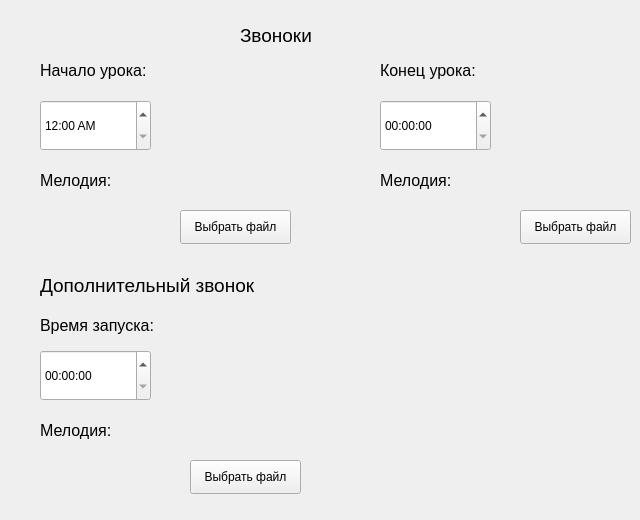
<?xml version="1.0" encoding="UTF-8"?>
<ui version="4.0">
 <class>Form</class>
 <widget class="QWidget" name="Form">
  <property name="geometry">
   <rect>
    <x>0</x>
    <y>0</y>
    <width>640</width>
    <height>520</height>
   </rect>
  </property>
  <property name="windowTitle">
   <string>Урок</string>
  </property>
  <widget class="QLabel" name="label">
   <property name="geometry">
    <rect>
     <x>240</x>
     <y>10</y>
     <width>241</width>
     <height>51</height>
    </rect>
   </property>
   <property name="font">
    <font>
     <pointsize>14</pointsize>
    </font>
   </property>
   <property name="text">
    <string>Звоноки</string>
   </property>
  </widget>
  <widget class="QLabel" name="label_2">
   <property name="geometry">
    <rect>
     <x>40</x>
     <y>50</y>
     <width>131</width>
     <height>41</height>
    </rect>
   </property>
   <property name="font">
    <font>
     <pointsize>12</pointsize>
    </font>
   </property>
   <property name="text">
    <string>Начало урока:</string>
   </property>
  </widget>
  <widget class="QLabel" name="label_3">
   <property name="geometry">
    <rect>
     <x>380</x>
     <y>50</y>
     <width>141</width>
     <height>41</height>
    </rect>
   </property>
   <property name="font">
    <font>
     <pointsize>12</pointsize>
    </font>
   </property>
   <property name="text">
    <string>Конец урока:</string>
   </property>
  </widget>
  <widget class="QTimeEdit" name="start">
   <property name="geometry">
    <rect>
     <x>40</x>
     <y>100</y>
     <width>111</width>
     <height>51</height>
    </rect>
   </property>
   <property name="dateTime">
    <datetime>
     <hour>0</hour>
     <minute>0</minute>
     <second>0</second>
     <year>2000</year>
     <month>3</month>
     <day>1</day>
    </datetime>
   </property>
   <property name="minimumDateTime">
    <datetime>
     <hour>0</hour>
     <minute>0</minute>
     <second>0</second>
     <year>2000</year>
     <month>3</month>
     <day>1</day>
    </datetime>
   </property>
   <property name="displayFormat">
    <string>h:mm AP</string>
   </property>
   <property name="calendarPopup">
    <bool>false</bool>
   </property>
   <property name="time">
    <time>
     <hour>0</hour>
     <minute>0</minute>
     <second>0</second>
    </time>
   </property>
  </widget>
  <widget class="QTimeEdit" name="end">
   <property name="geometry">
    <rect>
     <x>380</x>
     <y>100</y>
     <width>111</width>
     <height>51</height>
    </rect>
   </property>
   <property name="dateTime">
    <datetime>
     <hour>0</hour>
     <minute>0</minute>
     <second>0</second>
     <year>2000</year>
     <month>1</month>
     <day>1</day>
    </datetime>
   </property>
   <property name="calendarPopup">
    <bool>false</bool>
   </property>
  </widget>
  <widget class="QLabel" name="label_4">
   <property name="geometry">
    <rect>
     <x>40</x>
     <y>160</y>
     <width>111</width>
     <height>41</height>
    </rect>
   </property>
   <property name="font">
    <font>
     <pointsize>12</pointsize>
    </font>
   </property>
   <property name="text">
    <string>Мелодия:</string>
   </property>
  </widget>
  <widget class="QLabel" name="label_5">
   <property name="geometry">
    <rect>
     <x>380</x>
     <y>160</y>
     <width>111</width>
     <height>41</height>
    </rect>
   </property>
   <property name="font">
    <font>
     <pointsize>12</pointsize>
    </font>
   </property>
   <property name="text">
    <string>Мелодия:</string>
   </property>
  </widget>
  <widget class="QLabel" name="label_6">
   <property name="geometry">
    <rect>
     <x>40</x>
     <y>270</y>
     <width>261</width>
     <height>31</height>
    </rect>
   </property>
   <property name="font">
    <font>
     <pointsize>14</pointsize>
    </font>
   </property>
   <property name="text">
    <string>Дополнительный звонок</string>
   </property>
  </widget>
  <widget class="QLabel" name="label_7">
   <property name="geometry">
    <rect>
     <x>40</x>
     <y>310</y>
     <width>141</width>
     <height>31</height>
    </rect>
   </property>
   <property name="font">
    <font>
     <pointsize>12</pointsize>
    </font>
   </property>
   <property name="text">
    <string>Время запуска:</string>
   </property>
  </widget>
  <widget class="QTimeEdit" name="dop_start">
   <property name="geometry">
    <rect>
     <x>40</x>
     <y>350</y>
     <width>111</width>
     <height>51</height>
    </rect>
   </property>
  </widget>
  <widget class="QLabel" name="label_8">
   <property name="geometry">
    <rect>
     <x>40</x>
     <y>410</y>
     <width>111</width>
     <height>41</height>
    </rect>
   </property>
   <property name="font">
    <font>
     <pointsize>12</pointsize>
    </font>
   </property>
   <property name="text">
    <string>Мелодия:</string>
   </property>
  </widget>
  <widget class="QPushButton" name="start_choose">
   <property name="geometry">
    <rect>
     <x>180</x>
     <y>210</y>
     <width>111</width>
     <height>34</height>
    </rect>
   </property>
   <property name="text">
    <string>Выбрать файл</string>
   </property>
  </widget>
  <widget class="QPushButton" name="end_choose">
   <property name="geometry">
    <rect>
     <x>520</x>
     <y>210</y>
     <width>111</width>
     <height>34</height>
    </rect>
   </property>
   <property name="text">
    <string>Выбрать файл</string>
   </property>
  </widget>
  <widget class="QPushButton" name="dop_choose">
   <property name="geometry">
    <rect>
     <x>190</x>
     <y>460</y>
     <width>111</width>
     <height>34</height>
    </rect>
   </property>
   <property name="text">
    <string>Выбрать файл</string>
   </property>
  </widget>
  <widget class="QLabel" name="start_name">
   <property name="geometry">
    <rect>
     <x>40</x>
     <y>210</y>
     <width>121</width>
     <height>31</height>
    </rect>
   </property>
   <property name="font">
    <font>
     <underline>true</underline>
    </font>
   </property>
   <property name="text">
    <string/>
   </property>
  </widget>
  <widget class="QLabel" name="dop_name">
   <property name="geometry">
    <rect>
     <x>40</x>
     <y>460</y>
     <width>121</width>
     <height>31</height>
    </rect>
   </property>
   <property name="font">
    <font>
     <underline>true</underline>
    </font>
   </property>
   <property name="text">
    <string/>
   </property>
  </widget>
  <widget class="QLabel" name="end_name">
   <property name="geometry">
    <rect>
     <x>380</x>
     <y>210</y>
     <width>121</width>
     <height>31</height>
    </rect>
   </property>
   <property name="font">
    <font>
     <underline>true</underline>
    </font>
   </property>
   <property name="text">
    <string/>
   </property>
  </widget>
 </widget>
 <resources/>
 <connections/>
</ui>
